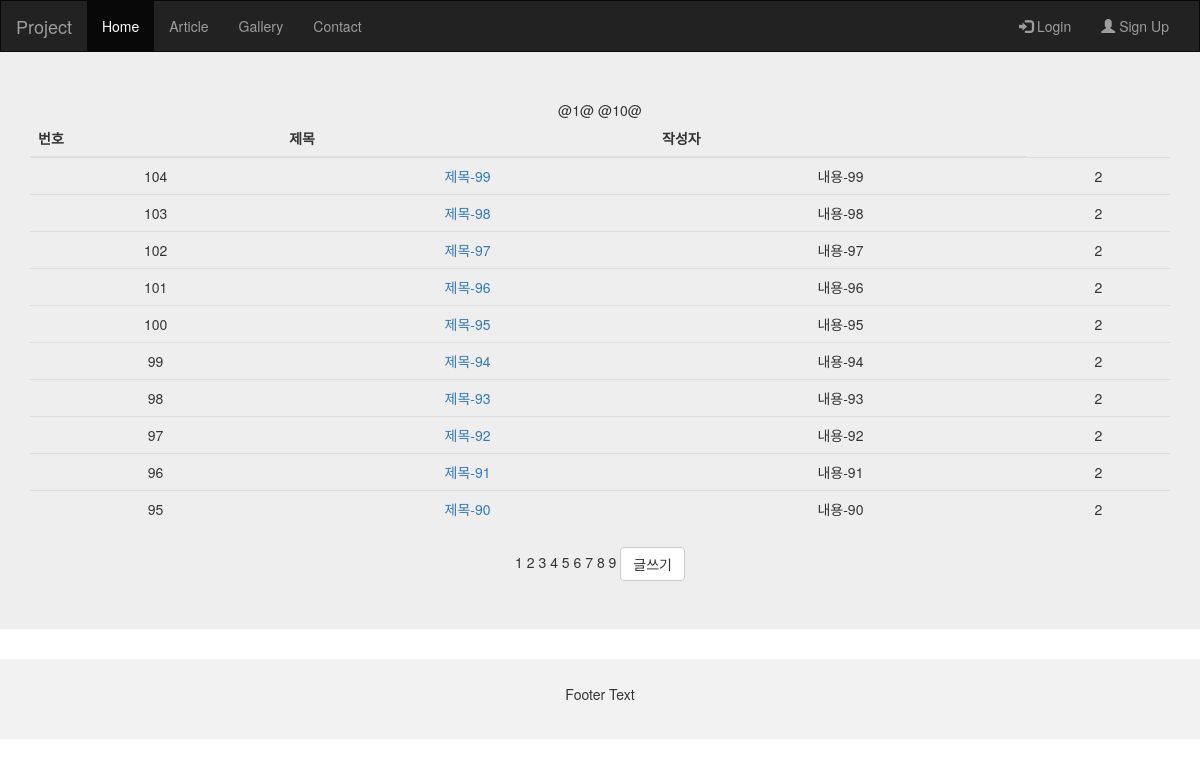
Screenshot of /article/list/ with the database file from the repository.
### article/models.py (models this page shows)
class Article(models.Model):
    title = models.CharField(max_length=100)
    content = models.CharField(max_length=1000)
    user = models.ForeignKey(User, on_delete=models.CASCADE)

class User(models.Model):
    email = models.CharField(max_length=50)
    pwd = models.CharField(max_length=100)
    name = models.CharField(max_length=10)

### board/views.py (the view)
# urls.py: path('article/list/', views.list),
def list(request):
    page = request.GET.get('page')
    if not page:
        page = 1
    article_list = Article.objects.order_by('-id')  # -id : id 내림차순
    p = Paginator(article_list, 10)
    page_info = p.page(page)
    context = {
        'article_list' : page_info,
        'num_list' : range(int(page_info.start_index()), int(page_info.end_index()))
    }
    return render(request, 'list.html', context)

### templates/list.html
{% extends 'base.html' %}
{% block content %}
<div class="jumbotron">
    <div class="container text-center">
    @{{ article_list.start_index }}@
    @{{ article_list.end_index }}@
        <table class="table table-hover">
            <thead>
                <tr>
                    <th>번호</th><th>제목</th><th>작성자</th>
                </tr>
            </thead>
            <tbody>
                {% for article in article_list %}
                <tr>
                    <td>{{ article.id }}</td>
                    <td>
                        <a href='/article/detail/{{article.id}}/'>
                            {{ article.title }}
                        </a>
                    </td>
                    <td>{{ article.content }}</td>
                    <td>{{ article.user.name }}</td>
                </tr>
                {% endfor %}
            </tbody>
        </table>
        {% for idx in num_list %}
            {{ idx }}
        {% endfor %}
        <a href='/article/write/' class="btn btn-default">
            글쓰기
        </a>
    </div>
</div>
{% endblock %}

### templates/base.html (shortened to what this page needs)
<!DOCTYPE html>
<html lang="en">
<head>
  <link rel="stylesheet" href="https://maxcdn.bootstrapcdn.com/bootstrap/3.4.1/css/bootstrap.min.css">
</head>
<body>
<nav class="navbar navbar-inverse">
  <div class="container-fluid">
    <div class="navbar-header">
      <a class="navbar-brand" href="/">Project</a>
    </div>
    <div class="collapse navbar-collapse" id="myNavbar">
      <ul class="nav navbar-nav">
        <li class="active"><a href="/">Home</a></li>
        <li><a href="/article/list">Article</a></li>
        <li><a href="#">Gallery</a></li>
        <li><a href="#">Contact</a></li>
      </ul>
      <ul class="nav navbar-nav navbar-right">
        {% if request.session.email %}
        <li>
          <a href="/signout/">
            <span class="glyphicon glyphicon-log-out"></span> Logout
            {{ request.session.email }} 님 반갑습니다.
          </a>
        </li>
        {% else %}
        <li>
          <a href="/signin/">
            <span class="glyphicon glyphicon-log-in"></span> Login
          </a>
        </li>
        <li>
          <a href="/signup/">
            <span class="glyphicon glyphicon-user"></span> Sign Up
          </a>
        </li>
        {% endif %}
      </ul>
    </div>
  </div>
</nav>
{% block content %}
{% endblock %}
<footer class="container-fluid text-center">
  <p>Footer Text</p>
</footer>
</body>
</html>

### templates/base.html (style rules this page uses)
.navbar { margin-bottom: 0; border-radius: 0; }
footer { background-color: #f2f2f2; padding: 25px; }

### rows the page displays
Article: id "104", title "제목-99", content "내용-99", user.name "2"
Article: id "103", title "제목-98", content "내용-98", user.name "2"
Article: id "102", title "제목-97", content "내용-97", user.name "2"
Article: id "101", title "제목-96", content "내용-96", user.name "2"
Article: id "100", title "제목-95", content "내용-95", user.name "2"
Article: id "99", title "제목-94", content "내용-94", user.name "2"
Article: id "98", title "제목-93", content "내용-93", user.name "2"
Article: id "97", title "제목-92", content "내용-92", user.name "2"
Article: id "96", title "제목-91", content "내용-91", user.name "2"
Article: id "95", title "제목-90", content "내용-90", user.name "2"

### other values shown
{{ article_list.start_index }} "1"
{{ article_list.end_index }} "10"
{{ idx }} "1" "2" "3" "4" "5" "6" "7" "8" "9"
